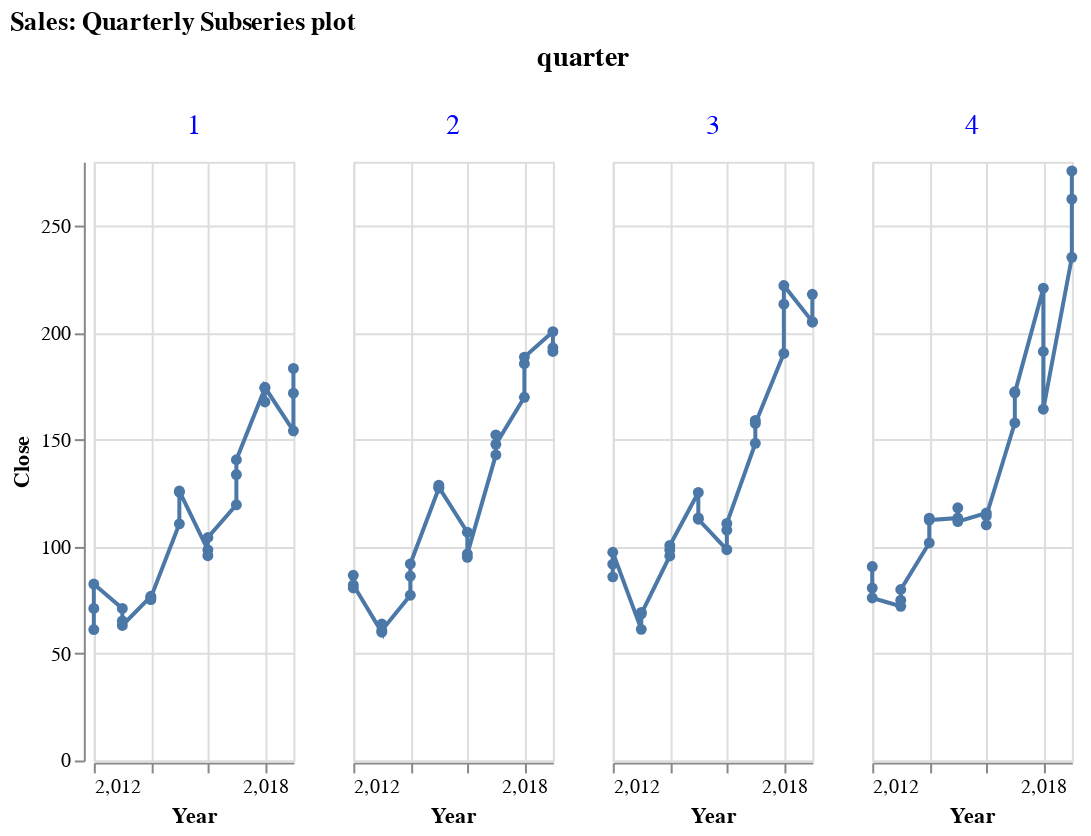

Write notebook code for a chart like this one.
### Code cell
alt.Chart(monthly_data).mark_line(point=True).encode(
    x='Year', 
    y='Close',
    column='quarter',
    tooltip=['Year', 'Close']).properties(
    title="Sales: Quarterly Subseries plot",
    width=100).configure_header(
    titleColor='black',
    titleFontSize=14,
    labelColor='blue',
    labelFontSize=14
)

### Figure 1 — Vega-Lite specification as saved in the notebook (floating-point values rounded to 4 significant figures)
{"config": {"view": {"continuousWidth": 400, "continuousHeight": 300}, "header": {"labelColor": "blue", "labelFontSize": 14, "titleColor": "black", "titleFontSize": 14}}, "data": {"name": "data-96110a024d7a82f2491f7b85f4381f3a"}, "mark": {"type": "line", "point": true}, "encoding": {"column": {"field": "quarter", "type": "quantitative"}, "tooltip": [{"field": "Year", "type": "quantitative"}, {"field": "Close", "type": "quantitative"}], "x": {"field": "Year", "type": "quantitative"}, "y": {"field": "Close", "type": "quantitative"}}, "title": "Sales: Quarterly Subseries plot", "width": 100, "$schema": "https://vega.github.io/schema/vega-lite/v4.17.0.json", "datasets": {"data-96110a024d7a82f2491f7b85f4381f3a": [{"Close": 61.23, "Year": 2012, "Month": "January", "dayofweek": "Tuesday", "quarter": 1}, {"Close": 71.08, "Year": 2012, "Month": "February", "dayofweek": "Wednesday", "quarter": 1}, {"Close": 82.5, "Year": 2012, "Month": "March", "dayofweek": "Saturday", "quarter": 1}, {"Close": 86.57, "Year": 2012, "Month": "April", "dayofweek": "Monday", "quarter": 2}, {"Close": 80.67, "Year": 2012, "Month": "May", "dayofweek": "Thursday", "quarter": 2}, {"Close": 82.08, "Year": 2012, "Month": "June", "dayofweek": "Saturday", "quarter": 2}, {"Close": 85.87, "Year": 2012, "Month": "July", "dayofweek": "Tuesday", "quarter": 3}, {"Close": 91.81, "Year": 2012, "Month": "August", "dayofweek": "Friday", "quarter": 3}, {"Close": 97.37, "Year": 2012, "Month": "September", "dayofweek": "Sunday", "quarter": 3}, {"Close": 90.67, "Year": 2012, "Month": "October", "dayofweek": "Wednesday", "quarter": 4}, {"Close": 80.62, "Year": 2012, "Month": "November", "dayofweek": "Friday", "quarter": 4}, {"Close": 76.01, "Year": 2012, "Month": "December", "dayofweek": "Monday", "quarter": 4}, {"Close": 71.12, "Year": 2013, "Month": "January", "dayofweek": "Thursday", "quarter": 1}, {"Close": 65.26, "Year": 2013, "Month": "February", "dayofweek": "Thursday", "quarter": 1}, {"Close": 63.12, "Year": 2013, "Month": "March", "dayofweek": "Sunday", "quarter": 1}, {"Close": 59.97, "Year": 2013, "Month": "April", "dayofweek": "Tuesday", "quarter": 2}, {"Close": 63.78, "Year": 2013, "Month": "May", "dayofweek": "Friday", "quarter": 2}, {"Close": 60.79, "Year": 2013, "Month": "June", "dayofweek": "Sunday", "quarter": 2}, {"Close": 61.31, "Year": 2013, "Month": "July", "dayofweek": "Wednesday", "quarter": 3}, {"Close": 69.26, "Year": 2013, "Month": "August", "dayofweek": "Saturday", "quarter": 3}, {"Close": 68.6, "Year": 2013, "Month": "September", "dayofweek": "Monday", "quarter": 3}, {"Close": 72.11, "Year": 2013, "Month": "October", "dayofweek": "Thursday", "quarter": 4}, {"Close": 74.95, "Year": 2013, "Month": "November", "dayofweek": "Saturday", "quarter": 4}, {"Close": 79.95, "Year": 2013, "Month": "December", "dayofweek": "Tuesday", "quarter": 4}, {"Close": 76.78, "Year": 2014, "Month": "January", "dayofweek": "Friday", "quarter": 1}, {"Close": 75.23, "Year": 2014, "Month": "February", "dayofweek": "Friday", "quarter": 1}, {"Close": 76.17, "Year": 2014, "Month": "March", "dayofweek": "Monday", "quarter": 1}, {"Close": 77.3, "Year": 2014, "Month": "April", "dayofweek": "Wednesday", "quarter": 2}, {"Close": 86.17, "Year": 2014, "Month": "May", "dayofweek": "Saturday", "quarter": 2}, {"Close": 91.89, "Year": 2014, "Month": "June", "dayofweek": "Monday", "quarter": 2}, {"Close": 95.63, "Year": 2014, "Month": "July", "dayofweek": "Thursday", "quarter": 3}, {"Close": 98.44, "Year": 2014, "Month": "August", "dayofweek": "Sunday", "quarter": 3}, {"Close": 100.5, "Year": 2014, "Month": "September", "dayofweek": "Tuesday", "quarter": 3}, {"Close": 101.7, "Year": 2014, "Month": "October", "dayofweek": "Friday", "quarter": 4}, {"Close": 113.3, "Year": 2014, "Month": "November", "dayofweek": "Sunday", "quarter": 4}, {"Close": 112.4, "Year": 2014, "Month": "December", "dayofweek": "Wednesday", "quarter": 4}, {"Close": 110.6, "Year": 2015, "Month": "January", "dayofweek": "Saturday", "quarter": 1}, {"Close": 125.4, "Year": 2015, "Month": "February", "dayofweek": "Saturday", "quarter": 1}, {"Close": 126.0, "Year": 2015, "Month": "March", "dayofweek": "Tuesday", "quarter": 1}, {"Close": 127.3, "Year": 2015, "Month": "April", "dayofweek": "Thursday", "quarter": 2}, {"Close": 128.8, "Year": 2015, "Month": "May", "dayofweek": "Sunday", "quarter": 2}, {"Close": 127.8, "Year": 2015, "Month": "June", "dayofweek": "Tuesday", "quarter": 2}, {"Close": 125.3, "Year": 2015, "Month": "July", "dayofweek": "Friday", "quarter": 3}, {"Close": 113.4, "Year": 2015, "Month": "August", "dayofweek": "Monday", "quarter": 3}, {"Close": 112.8, "Year": 2015, "Month": "September", "dayofweek": "Wednesday", "quarter": 3}, {"Close": 113.4, "Year": 2015, "Month": "October", "dayofweek": "Saturday", "quarter": 4}, {"Close": 118.2, "Year": 2015, "Month": "November", "dayofweek": "Monday", "quarter": 4}, {"Close": 111.7, "Year": 2015, "Month": "December", "dayofweek": "Thursday", "quarter": 4}, {"Close": 98.43, "Year": 2016, "Month": "January", "dayofweek": "Sunday", "quarter": 1}, {"Close": 95.75, "Year": 2016, "Month": "February", "dayofweek": "Monday", "quarter": 1}, {"Close": 104.3, "Year": 2016, "Month": "March", "dayofweek": "Thursday", "quarter": 1}, {"Close": 106.7, "Year": 2016, "Month": "April", "dayofweek": "Saturday", "quarter": 2}, {"Close": 94.97, "Year": 2016, "Month": "May", "dayofweek": "Tuesday", "quarter": 2}, {"Close": 96.62, "Year": 2016, "Month": "June", "dayofweek": "Thursday", "quarter": 2}, {"Close": 98.56, "Year": 2016, "Month": "July", "dayofweek": "Sunday", "quarter": 3}, {"Close": 107.7, "Year": 2016, "Month": "August", "dayofweek": "Wednesday", "quarter": 3}, {"Close": 110.9, "Year": 2016, "Month": "September", "dayofweek": "Friday", "quarter": 3}, {"Close": 115.7, "Year": 2016, "Month": "October", "dayofweek": "Monday", "quarter": 4}, {"Close": 110.2, "Year": 2016, "Month": "November", "dayofweek": "Wednesday", "quarter": 4}, {"Close": 114.3, "Year": 2016, "Month": "December", "dayofweek": "Saturday", "quarter": 4}, {"Close": 119.6, "Year": 2017, "Month": "January", "dayofweek": "Tuesday", "quarter": 1}, {"Close": 133.7, "Year": 2017, "Month": "February", "dayofweek": "Tuesday", "quarter": 1}, {"Close": 140.6, "Year": 2017, "Month": "March", "dayofweek": "Friday", "quarter": 1}, {"Close": 142.9, "Year": 2017, "Month": "April", "dayofweek": "Sunday", "quarter": 2}, {"Close": 152.2, "Year": 2017, "Month": "May", "dayofweek": "Wednesday", "quarter": 2}, {"Close": 147.8, "Year": 2017, "Month": "June", "dayofweek": "Friday", "quarter": 2}, {"Close": 148.3, "Year": 2017, "Month": "July", "dayofweek": "Monday", "quarter": 3}, {"Close": 159.0, "Year": 2017, "Month": "August", "dayofweek": "Thursday", "quarter": 3}, {"Close": 157.6, "Year": 2017, "Month": "September", "dayofweek": "Saturday", "quarter": 3}, {"Close": 157.8, "Year": 2017, "Month": "October", "dayofweek": "Tuesday", "quarter": 4}, {"Close": 172.4, "Year": 2017, "Month": "November", "dayofweek": "Thursday", "quarter": 4}, {"Close": 171.9, "Year": 2017, "Month": "December", "dayofweek": "Sunday", "quarter": 4}, {"Close": 174.0, "Year": 2018, "Month": "January", "dayofweek": "Wednesday", "quarter": 1}, {"Close": 167.6, "Year": 2018, "Month": "February", "dayofweek": "Wednesday", "quarter": 1}, {"Close": 174.5, "Year": 2018, "Month": "March", "dayofweek": "Saturday", "quarter": 1}, {"Close": 169.8, "Year": 2018, "Month": "April", "dayofweek": "Monday", "quarter": 2}, {"Close": 185.5, "Year": 2018, "Month": "May", "dayofweek": "Thursday", "quarter": 2}, {"Close": 188.6, "Year": 2018, "Month": "June", "dayofweek": "Saturday", "quarter": 2}, {"Close": 190.3, "Year": 2018, "Month": "July", "dayofweek": "Tuesday", "quarter": 3}, {"Close": 213.3, "Year": 2018, "Month": "August", "dayofweek": "Friday", "quarter": 3}, {"Close": 222.1, "Year": 2018, "Month": "September", "dayofweek": "Sunday", "quarter": 3}, {"Close": 220.8, "Year": 2018, "Month": "October", "dayofweek": "Wednesday", "quarter": 4}, {"Close": 191.2, "Year": 2018, "Month": "November", "dayofweek": "Friday", "quarter": 4}, {"Close": 164.3, "Year": 2018, "Month": "December", "dayofweek": "Monday", "quarter": 4}, {"Close": 154.2, "Year": 2019, "Month": "January", "dayofweek": "Thursday", "quarter": 1}, {"Close": 171.7, "Year": 2019, "Month": "February", "dayofweek": "Thursday", "quarter": 1}, {"Close": 183.3, "Year": 2019, "Month": "March", "dayofweek": "Sunday", "quarter": 1}, {"Close": 200.5, "Year": 2019, "Month": "April", "dayofweek": "Tuesday", "quarter": 2}, {"Close": 191.3, "Year": 2019, "Month": "May", "dayofweek": "Friday", "quarter": 2}, {"Close": 193.0, "Year": 2019, "Month": "June", "dayofweek": "Sunday", "quarter": 2}, {"Close": 205.2, "Year": 2019, "Month": "July", "dayofweek": "Wednesday", "quarter": 3}, {"Close": 205.0, "Year": 2019, "Month": "August", "dayofweek": "Saturday", "quarter": 3}, {"Close": 218.0, "Year": 2019, "Month": "September", "dayofweek": "Monday", "quarter": 3}, {"Close": 235.3, "Year": 2019, "Month": "October", "dayofweek": "Thursday", "quarter": 4}, {"Close": 262.5, "Year": 2019, "Month": "November", "dayofweek": "Saturday", "quarter": 4}, {"Close": 275.7, "Year": 2019, "Month": "December", "dayofweek": "Tuesday", "quarter": 4}]}}
